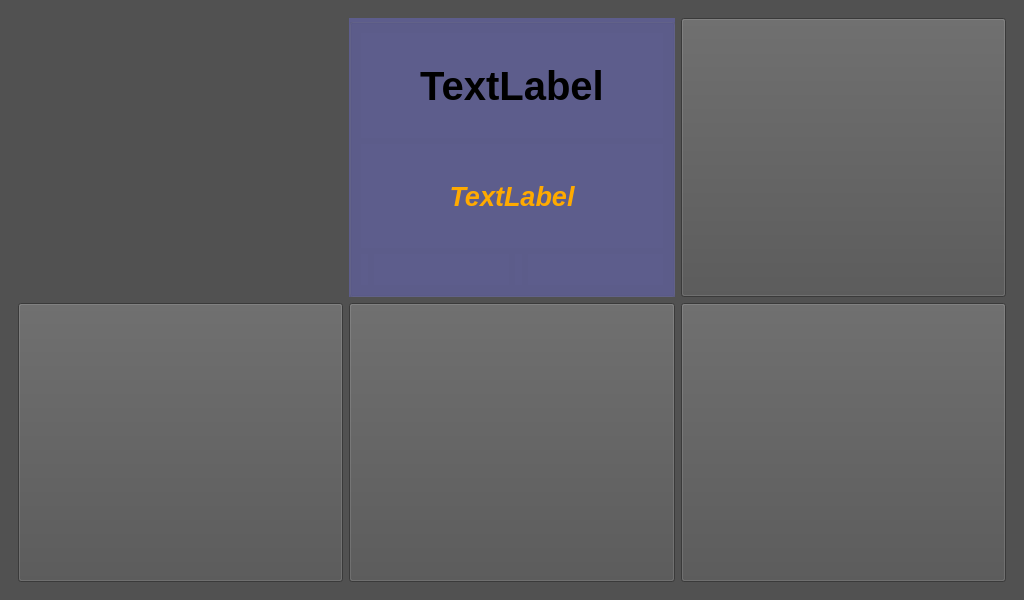
<?xml version="1.0" encoding="UTF-8"?>
<ui version="4.0">
 <class>MainWindow</class>
 <widget class="QMainWindow" name="MainWindow">
  <property name="geometry">
   <rect>
    <x>0</x>
    <y>0</y>
    <width>1024</width>
    <height>600</height>
   </rect>
  </property>
  <property name="minimumSize">
   <size>
    <width>1024</width>
    <height>600</height>
   </size>
  </property>
  <property name="maximumSize">
   <size>
    <width>1024</width>
    <height>600</height>
   </size>
  </property>
  <property name="windowTitle">
   <string>MainWindow</string>
  </property>
  <property name="styleSheet">
   <string notr="true">background-color: rgb(81, 81, 81);</string>
  </property>
  <widget class="QWidget" name="centralwidget">
   <layout class="QHBoxLayout" name="horizontalLayout_3">
    <item>
     <widget class="QStackedWidget" name="stackedWidget">
      <property name="sizePolicy">
       <sizepolicy hsizetype="Expanding" vsizetype="Expanding">
        <horstretch>0</horstretch>
        <verstretch>0</verstretch>
       </sizepolicy>
      </property>
      <property name="currentIndex">
       <number>0</number>
      </property>
      <widget class="QWidget" name="page">
       <layout class="QGridLayout" name="gridLayout">
        <item row="1" column="1">
         <widget class="QPushButton" name="pBtn_Weather">
          <property name="sizePolicy">
           <sizepolicy hsizetype="Expanding" vsizetype="Expanding">
            <horstretch>0</horstretch>
            <verstretch>0</verstretch>
           </sizepolicy>
          </property>
          <property name="styleSheet">
           <string notr="true">border-image: url(:/img/weather.jpg);</string>
          </property>
          <property name="text">
           <string/>
          </property>
         </widget>
        </item>
        <item row="0" column="3">
         <widget class="QPushButton" name="pBtn_Music">
          <property name="sizePolicy">
           <sizepolicy hsizetype="Expanding" vsizetype="Expanding">
            <horstretch>0</horstretch>
            <verstretch>0</verstretch>
           </sizepolicy>
          </property>
          <property name="styleSheet">
           <string notr="true">border-image: url(:/img/music.png);</string>
          </property>
          <property name="text">
           <string/>
          </property>
         </widget>
        </item>
        <item row="1" column="3">
         <widget class="QPushButton" name="pBtn_Map">
          <property name="sizePolicy">
           <sizepolicy hsizetype="Expanding" vsizetype="Expanding">
            <horstretch>0</horstretch>
            <verstretch>0</verstretch>
           </sizepolicy>
          </property>
          <property name="styleSheet">
           <string notr="true">border-image: url(:/img/map.jpg);</string>
          </property>
          <property name="text">
           <string/>
          </property>
         </widget>
        </item>
        <item row="1" column="2">
         <widget class="QPushButton" name="pBtn_Monitor">
          <property name="sizePolicy">
           <sizepolicy hsizetype="Expanding" vsizetype="Expanding">
            <horstretch>0</horstretch>
            <verstretch>0</verstretch>
           </sizepolicy>
          </property>
          <property name="styleSheet">
           <string notr="true">border-image: url(:/img/monitor.png);</string>
          </property>
          <property name="text">
           <string/>
          </property>
         </widget>
        </item>
        <item row="0" column="2">
         <widget class="QGroupBox" name="groupBox">
          <property name="sizePolicy">
           <sizepolicy hsizetype="Expanding" vsizetype="Expanding">
            <horstretch>0</horstretch>
            <verstretch>0</verstretch>
           </sizepolicy>
          </property>
          <property name="maximumSize">
           <size>
            <width>350</width>
            <height>16777215</height>
           </size>
          </property>
          <property name="styleSheet">
           <string notr="true">background-color: rgb(93, 93, 140);
border-color: rgb(255, 0, 0);</string>
          </property>
          <property name="title">
           <string/>
          </property>
          <layout class="QVBoxLayout" name="verticalLayout">
           <item>
            <widget class="QLabel" name="label_Time">
             <property name="sizePolicy">
              <sizepolicy hsizetype="Preferred" vsizetype="Expanding">
               <horstretch>0</horstretch>
               <verstretch>0</verstretch>
              </sizepolicy>
             </property>
             <property name="font">
              <font>
               <pointsize>30</pointsize>
               <weight>75</weight>
               <italic>false</italic>
               <bold>true</bold>
              </font>
             </property>
             <property name="text">
              <string>TextLabel</string>
             </property>
             <property name="alignment">
              <set>Qt::AlignCenter</set>
             </property>
            </widget>
           </item>
           <item>
            <widget class="QLabel" name="label_Date">
             <property name="sizePolicy">
              <sizepolicy hsizetype="Preferred" vsizetype="Expanding">
               <horstretch>0</horstretch>
               <verstretch>0</verstretch>
              </sizepolicy>
             </property>
             <property name="font">
              <font>
               <pointsize>20</pointsize>
               <weight>75</weight>
               <italic>true</italic>
               <bold>true</bold>
              </font>
             </property>
             <property name="styleSheet">
              <string notr="true">color: rgb(255, 170, 0);</string>
             </property>
             <property name="text">
              <string>TextLabel</string>
             </property>
             <property name="alignment">
              <set>Qt::AlignCenter</set>
             </property>
            </widget>
           </item>
           <item>
            <layout class="QHBoxLayout" name="horizontalLayout">
             <item>
              <widget class="QLabel" name="label_4">
               <property name="sizePolicy">
                <sizepolicy hsizetype="Minimum" vsizetype="Minimum">
                 <horstretch>0</horstretch>
                 <verstretch>0</verstretch>
                </sizepolicy>
               </property>
               <property name="maximumSize">
                <size>
                 <width>50</width>
                 <height>50</height>
                </size>
               </property>
               <property name="text">
                <string/>
               </property>
               <property name="pixmap">
                <pixmap resource="img.qrc">:/img/temperature.png</pixmap>
               </property>
               <property name="scaledContents">
                <bool>true</bool>
               </property>
               <property name="alignment">
                <set>Qt::AlignCenter</set>
               </property>
              </widget>
             </item>
             <item>
              <widget class="QLabel" name="label_temp">
               <property name="sizePolicy">
                <sizepolicy hsizetype="Expanding" vsizetype="Preferred">
                 <horstretch>0</horstretch>
                 <verstretch>0</verstretch>
                </sizepolicy>
               </property>
               <property name="font">
                <font>
                 <pointsize>20</pointsize>
                 <weight>75</weight>
                 <bold>true</bold>
                </font>
               </property>
               <property name="styleSheet">
                <string notr="true">color: rgb(255, 0, 0);</string>
               </property>
               <property name="text">
                <string/>
               </property>
               <property name="alignment">
                <set>Qt::AlignCenter</set>
               </property>
              </widget>
             </item>
             <item>
              <widget class="QLabel" name="label_2">
               <property name="sizePolicy">
                <sizepolicy hsizetype="Minimum" vsizetype="Minimum">
                 <horstretch>0</horstretch>
                 <verstretch>0</verstretch>
                </sizepolicy>
               </property>
               <property name="maximumSize">
                <size>
                 <width>50</width>
                 <height>50</height>
                </size>
               </property>
               <property name="text">
                <string/>
               </property>
               <property name="pixmap">
                <pixmap resource="img.qrc">:/img/humidity.png</pixmap>
               </property>
               <property name="scaledContents">
                <bool>true</bool>
               </property>
               <property name="alignment">
                <set>Qt::AlignCenter</set>
               </property>
              </widget>
             </item>
             <item>
              <widget class="QLabel" name="label_humi">
               <property name="sizePolicy">
                <sizepolicy hsizetype="Expanding" vsizetype="Preferred">
                 <horstretch>0</horstretch>
                 <verstretch>0</verstretch>
                </sizepolicy>
               </property>
               <property name="font">
                <font>
                 <pointsize>20</pointsize>
                 <weight>75</weight>
                 <bold>true</bold>
                </font>
               </property>
               <property name="styleSheet">
                <string notr="true">color: rgb(85, 255, 127);</string>
               </property>
               <property name="text">
                <string/>
               </property>
               <property name="alignment">
                <set>Qt::AlignCenter</set>
               </property>
              </widget>
             </item>
            </layout>
           </item>
          </layout>
         </widget>
        </item>
        <item row="0" column="1">
         <layout class="QVBoxLayout" name="videoVLayout"/>
        </item>
       </layout>
      </widget>
      <widget class="QWidget" name="page_2">
       <layout class="QGridLayout" name="gridLayout_2">
        <item row="2" column="2">
         <widget class="QPushButton" name="pushButton_5">
          <property name="sizePolicy">
           <sizepolicy hsizetype="Expanding" vsizetype="Expanding">
            <horstretch>0</horstretch>
            <verstretch>0</verstretch>
           </sizepolicy>
          </property>
          <property name="styleSheet">
           <string notr="true">background-color: rgb(255, 85, 255);</string>
          </property>
          <property name="text">
           <string/>
          </property>
         </widget>
        </item>
        <item row="0" column="2">
         <widget class="QPushButton" name="pushButton_2">
          <property name="sizePolicy">
           <sizepolicy hsizetype="Expanding" vsizetype="Expanding">
            <horstretch>0</horstretch>
            <verstretch>0</verstretch>
           </sizepolicy>
          </property>
          <property name="styleSheet">
           <string notr="true">background-color: rgb(85, 255, 127);</string>
          </property>
          <property name="text">
           <string/>
          </property>
         </widget>
        </item>
        <item row="0" column="1">
         <spacer name="horizontalSpacer">
          <property name="orientation">
           <enum>Qt::Horizontal</enum>
          </property>
          <property name="sizeType">
           <enum>QSizePolicy::Minimum</enum>
          </property>
          <property name="sizeHint" stdset="0">
           <size>
            <width>40</width>
            <height>20</height>
           </size>
          </property>
         </spacer>
        </item>
        <item row="0" column="4">
         <widget class="QPushButton" name="pushButton_3">
          <property name="sizePolicy">
           <sizepolicy hsizetype="Expanding" vsizetype="Expanding">
            <horstretch>0</horstretch>
            <verstretch>0</verstretch>
           </sizepolicy>
          </property>
          <property name="styleSheet">
           <string notr="true">background-color: rgb(255, 170, 0);</string>
          </property>
          <property name="text">
           <string/>
          </property>
         </widget>
        </item>
        <item row="2" column="0">
         <widget class="QPushButton" name="pushButton_4">
          <property name="sizePolicy">
           <sizepolicy hsizetype="Expanding" vsizetype="Expanding">
            <horstretch>0</horstretch>
            <verstretch>0</verstretch>
           </sizepolicy>
          </property>
          <property name="styleSheet">
           <string notr="true">background-color: rgb(170, 255, 255);</string>
          </property>
          <property name="text">
           <string/>
          </property>
         </widget>
        </item>
        <item row="2" column="4">
         <widget class="QPushButton" name="pushButton_6">
          <property name="sizePolicy">
           <sizepolicy hsizetype="Expanding" vsizetype="Expanding">
            <horstretch>0</horstretch>
            <verstretch>0</verstretch>
           </sizepolicy>
          </property>
          <property name="styleSheet">
           <string notr="true">background-color: rgb(85, 170, 255);</string>
          </property>
          <property name="text">
           <string/>
          </property>
         </widget>
        </item>
        <item row="0" column="0">
         <widget class="QPushButton" name="pBtn_Setting">
          <property name="sizePolicy">
           <sizepolicy hsizetype="Expanding" vsizetype="Expanding">
            <horstretch>0</horstretch>
            <verstretch>0</verstretch>
           </sizepolicy>
          </property>
          <property name="styleSheet">
           <string notr="true">border-image: url(:/img/settting.png);</string>
          </property>
          <property name="text">
           <string/>
          </property>
         </widget>
        </item>
        <item row="0" column="3">
         <spacer name="horizontalSpacer_2">
          <property name="orientation">
           <enum>Qt::Horizontal</enum>
          </property>
          <property name="sizeType">
           <enum>QSizePolicy::Minimum</enum>
          </property>
          <property name="sizeHint" stdset="0">
           <size>
            <width>40</width>
            <height>20</height>
           </size>
          </property>
         </spacer>
        </item>
        <item row="1" column="0">
         <spacer name="verticalSpacer">
          <property name="orientation">
           <enum>Qt::Vertical</enum>
          </property>
          <property name="sizeType">
           <enum>QSizePolicy::Minimum</enum>
          </property>
          <property name="sizeHint" stdset="0">
           <size>
            <width>20</width>
            <height>40</height>
           </size>
          </property>
         </spacer>
        </item>
        <item row="1" column="2">
         <spacer name="verticalSpacer_2">
          <property name="orientation">
           <enum>Qt::Vertical</enum>
          </property>
          <property name="sizeType">
           <enum>QSizePolicy::Minimum</enum>
          </property>
          <property name="sizeHint" stdset="0">
           <size>
            <width>20</width>
            <height>40</height>
           </size>
          </property>
         </spacer>
        </item>
       </layout>
      </widget>
     </widget>
    </item>
   </layout>
  </widget>
 </widget>
 <resources>
  <include location="img.qrc"/>
 </resources>
 <connections/>
</ui>
